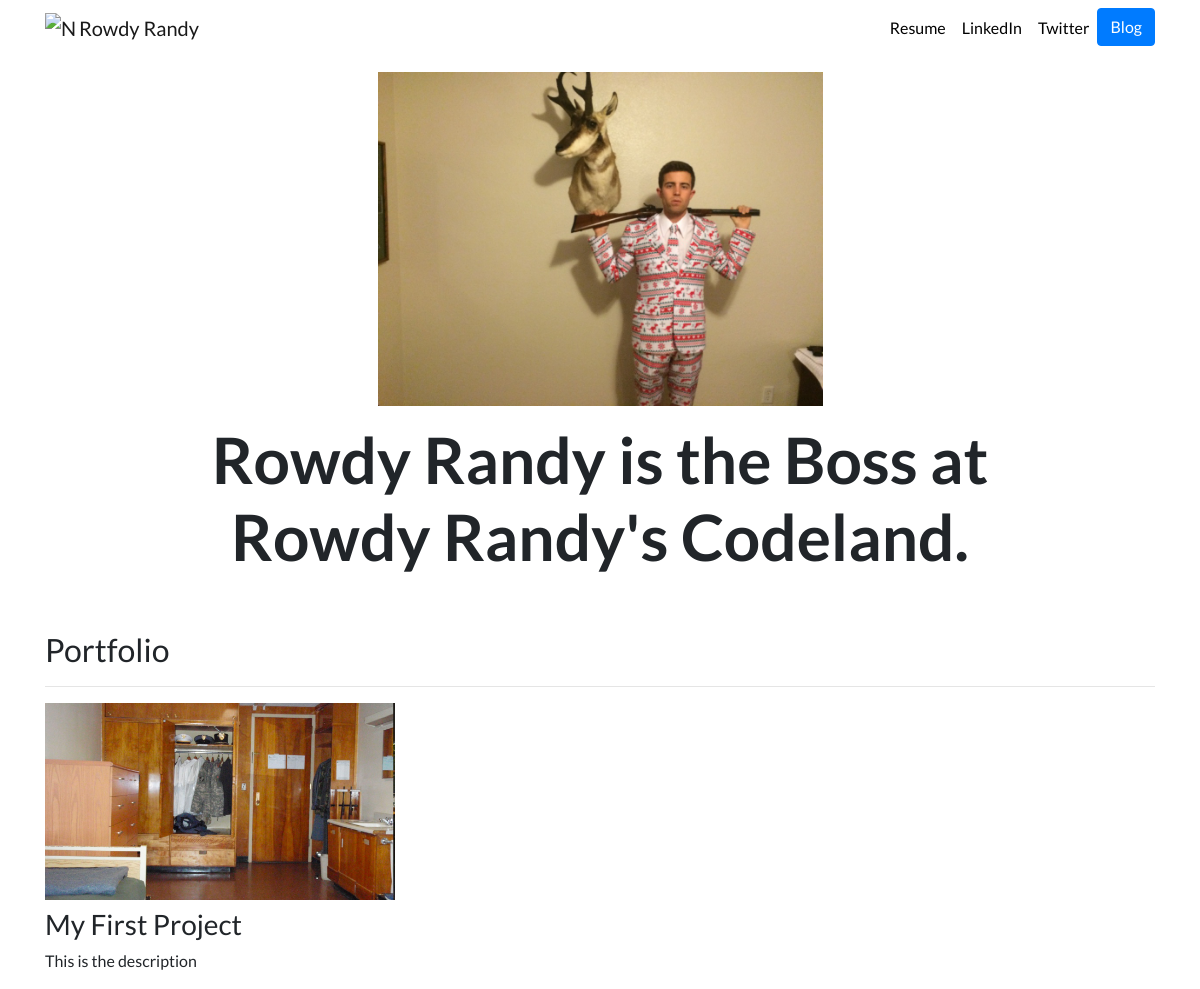
Before: / with the older database file.
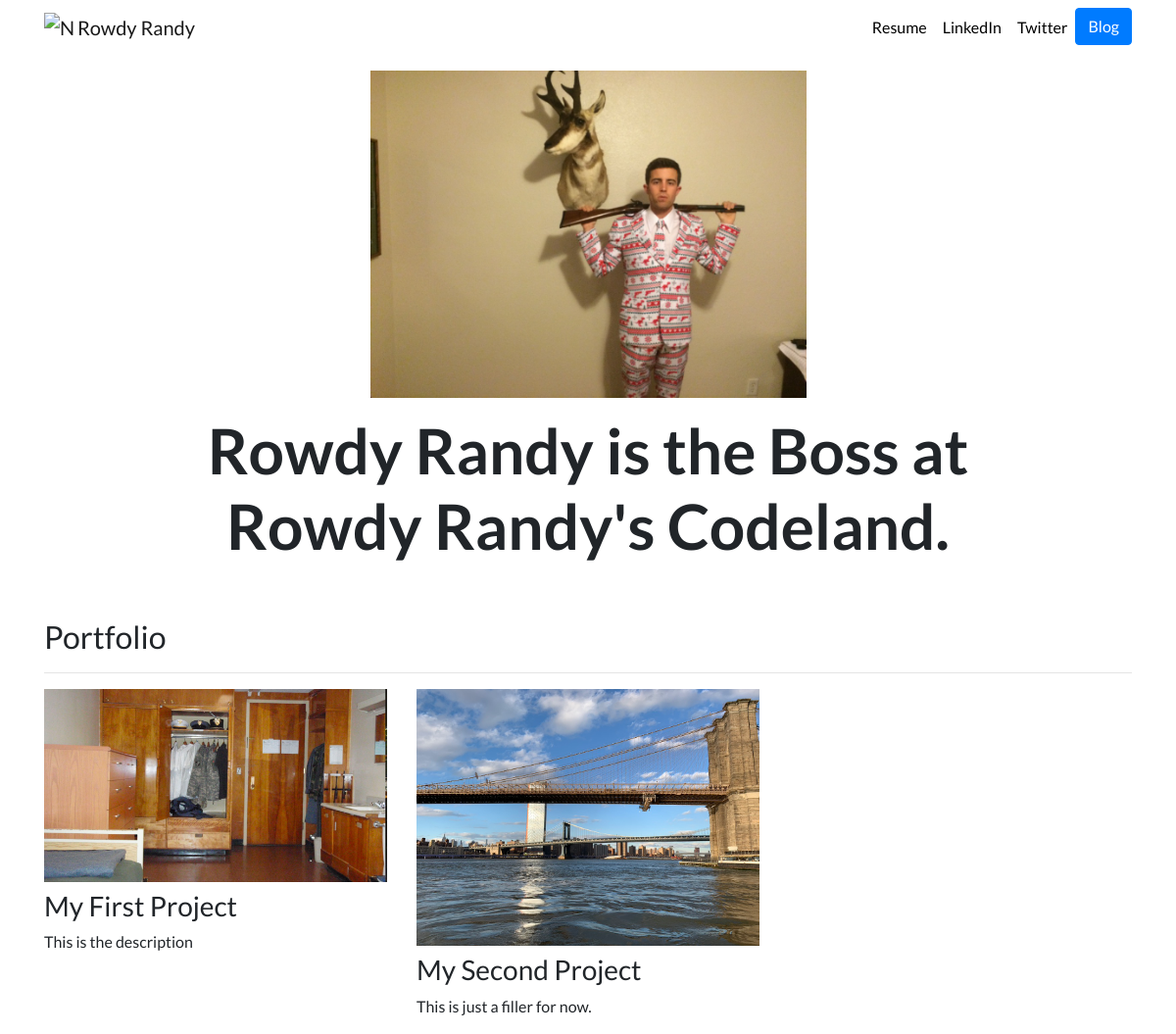
After: the same page with the newer database file.
### portfolio/models.py (models this page shows, shortened)
class Project(models.Model):
    title = models.CharField(max_length=100)
    description = models.CharField(max_length=250)
    image = models.ImageField(upload_to='portfolio/images/')
    url = models.URLField(blank=True)

### portfolio/views.py (the view)
# urls.py: path('', views.index, name='index'),
def index(request):
    projects = Project.objects.all()
    return render(request, 'portfolio/index.html', {'projects': projects})

### portfolio/templates/portfolio/index.html
{% extends 'portfolio/base.html' %}
{% load static %}
{% block content %}
    <div class="row justify-content-center my-3">
        <div class="col-5">
            <img src="{% static 'portfolio/guns&dinosaurs.jpeg' %}" class="img-fluid">
        </div>
    </div>
    <div class="row justify-content-center mb-3">
        <div class="col-md-9 text-center">
            <h1 id="hometext" class="font-weight-bold">Rowdy Randy is the Boss at Rowdy Randy's Codeland.</h1>
        </div>
    </div>
    <h2 class="mt-5">Portfolio</h2>
    <hr>
    <div class="row">
        {% for project in projects %}
        <div class="col-lg-4 col-md-6">
            {% if project.url %}
                <a href="{{ project.url }}">
                    <img src="{{ project.image.url }}" class="img-fluid mb-2">
                </a>
            {% else %}
                <img src="{{ project.image.url }}" class="img-fluid mb-2">
            {% endif %}
            <h3>{{ project.title }}</h3>
            <p>{{ project.description }}</p>
        </div>
        {% endfor %}
    </div>
{% endblock %}

### portfolio/templates/portfolio/base.html (shortened to what this page needs)
{% load static %}
<!doctype html>
<html lang="en">
<head>
  <link rel="stylesheet" href="https://stackpath.bootstrapcdn.com/bootstrap/4.4.1/css/bootstrap.min.css">
  <link rel="stylesheet" href="{% static "portfolio/custom.css" %}">
</head>
<body>
  <nav id="topNav" class="navbar navbar-expand-md navbar-light">
    <div class="container">
      <a class="navbar-brand" href="{% url 'index' %}">
        <img src="{% static "portfolio/thumbs-up-emoji.png" %}" width="30" height="30" class="d-inline-block align-top" alt="Nick's Logo">
        <span>Rowdy Randy</span>
      </a>
      <div class="collapse navbar-collapse text-center" id="navbarNav">
        <ul class="navbar-nav ml-auto">
          <li class="nav-item">
            <a class="nav-link" href="{% static " portfolio/resume.pdf" %}">Resume</a>
          </li>
          <li class="nav-item">
            <a class="nav-link" href="" target="_blank">LinkedIn</a>
          </li>
          <li class="nav-item">
            <a class="nav-link" href="" target="_blank">Twitter</a>
          </li>
          <li>
            <a role="button" href="{% url 'blog:all_blogs' %}" class="btn btn-primary">Blog</a>
          </li>
        </ul>
      </div>
    </div>
  </nav>
  <div class="container">
    {% block content %}{% endblock %}
  </div>
</body>
</html>

### portfolio/static/portfolio/custom.css (style rules this page uses)
.navbar-nav .nav-link { color: rgba(0,0,0,1) !important; }
body { font-family: 'Lato', sans-serif; }
@media (min-width: 992px) { #hometext { font-size: 4rem; } }

Changed rows visible on the page:
added Project: image (picture), title "My Second Project", description "This is just a filler for now."
